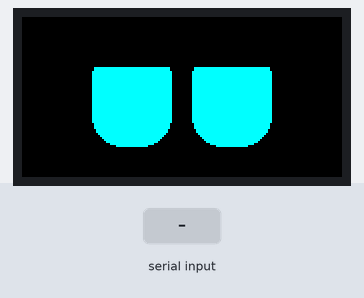
A sketch run on a simulated ESP32. Shown: 160×80 colour display. Inputs (shaded band) come from the test bench. Random numbers use the default seed unless the sketch sets one.

Above: at 3.09 s.
At 3.6 s:
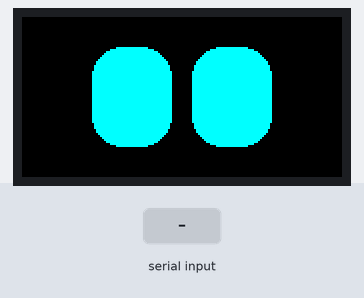
3.7 s: "90,45\n" received over Serial
At 4.6 s:
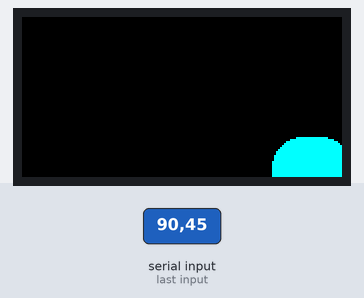
Timing chart, 0 to 6.7 s (numbered marks = the images above; inputs shaded):
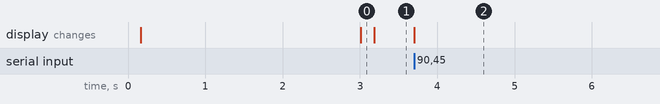

The sketch:

Display_Control.ino
```cpp
#include <Adafruit_GFX.h>
#include <Adafruit_ST7735.h>
#include <SPI.h>

// Configuración de los pines de la pantalla (ESP32)
#define TFT_CS     5
#define TFT_DC     4
#define TFT_RST    2

// Inicializa el objeto de la librería de la pantalla
Adafruit_ST7735 tft = Adafruit_ST7735(TFT_CS, TFT_DC, TFT_RST);

// Define los colores para la interfaz
#define NEGRO   ST77XX_BLACK
#define CYAN    tft.color565(0, 255, 255) // Cyan brillante

// Parámetros de dimensiones y espaciado de los ojos
int eyeWidth = 40;
int eyeHeight = 50;
int eyeGap = 10;
int screenW = 160;
int screenH = 80;

// Variables para las posiciones base de los ojos
int leftEyeX_Base;
int rightEyeX_Base;
int eyeY_Base;

// Coordenadas de desplazamiento recibidas desde el script de Python
int moveX = 0;
int moveY = 0;

// Almacenamiento de la posición previa para limpiar el rastro del dibujo
int prevEyeOffsetX = 0;
int prevEyeOffsetY = 0;

// Variables de control para el parpadeo automático
unsigned long lastBlinkTime = 0;
long blinkInterval = 3000;

void setup() {
  // Inicia la comunicación serie a la misma velocidad que el script de Python
  Serial.begin(115200);

  // Inicializa el driver de la pantalla con la resolución de 160x80
  tft.initR(INITR_MINI160x80);
  tft.setRotation(3); // Establece el modo horizontal
  tft.fillScreen(NEGRO); // Asegura que la pantalla empiece en negro

  // Calcula las posiciones centrales de cada ojo en la pantalla
  leftEyeX_Base = (screenW / 2) - eyeWidth - (eyeGap / 2);
  rightEyeX_Base = (screenW / 2) + (eyeGap / 2);
  eyeY_Base = (screenH - eyeHeight) / 2;

  // Genera una semilla aleatoria para el intervalo de parpadeo
  randomSeed(analogRead(0));

  // Dibuja los ojos en su posición inicial
  drawEyes();
}

void loop() {
  // Lógica para activar el parpadeo en tiempos aleatorios
  unsigned long currentMillis = millis();
  if (currentMillis - lastBlinkTime > blinkInterval) {
    blink();
    lastBlinkTime = currentMillis;
    blinkInterval = random(2000, 5000);
  }

  // Comprueba si hay datos disponibles en el puerto serie
  if (Serial.available() > 0) {
    // Lee la cadena de texto hasta encontrar un salto de línea (\n)
    String data = Serial.readStringUntil('\n');
    // Busca la posición de la coma para separar las coordenadas
    int commaIndex = data.indexOf(',');

    if (commaIndex > 0) {
      // Extrae y convierte las coordenadas a números enteros
      int newX = data.substring(0, commaIndex).toInt();
      int newY = data.substring(commaIndex + 1).toInt();

      // Actualiza la animación solo si hay un cambio en el movimiento
      if (newX != moveX || newY != moveY) {
        moveX = newX;
        moveY = newY;
        drawEyes();
      }
    }
  }
}

void drawEyes() {
  // Borra el rastro de la posición anterior pintando rectángulos negros
  if (moveX != prevEyeOffsetX || moveY != prevEyeOffsetY) {
    tft.fillRect(leftEyeX_Base + prevEyeOffsetX, eyeY_Base + prevEyeOffsetY, eyeWidth, eyeHeight, NEGRO);
    tft.fillRect(rightEyeX_Base + prevEyeOffsetX, eyeY_Base + prevEyeOffsetY, eyeWidth, eyeHeight, NEGRO);
  }

  // Dibuja los nuevos ojos usando rectángulos redondeados en color cyan
  tft.fillRoundRect(leftEyeX_Base + moveX, eyeY_Base + moveY, eyeWidth, eyeHeight, 15, CYAN);
  tft.fillRoundRect(rightEyeX_Base + moveX, eyeY_Base + moveY, eyeWidth, eyeHeight, 15, CYAN);

  // Guarda la posición actual para el próximo ciclo de borrado
  prevEyeOffsetX = moveX;
  prevEyeOffsetY = moveY;
}

void blink() {
  // Animación de parpadeo bajando un bloque negro gradualmente
  for (int h = 0; h <= eyeHeight; h += 10) {
    tft.fillRect(leftEyeX_Base + prevEyeOffsetX, eyeY_Base + prevEyeOffsetY, eyeWidth, h, NEGRO);
    tft.fillRect(rightEyeX_Base + prevEyeOffsetX, eyeY_Base + prevEyeOffsetY, eyeWidth, h, NEGRO);
    delay(10);
  }
  delay(100);

  // Borra cualquier residuo y vuelve a mostrar los ojos abiertos
  tft.fillRect(leftEyeX_Base + prevEyeOffsetX, eyeY_Base + prevEyeOffsetY, eyeWidth, eyeHeight, NEGRO);
  tft.fillRect(rightEyeX_Base + prevEyeOffsetX, eyeY_Base + prevEyeOffsetY, eyeWidth, eyeHeight, NEGRO);
  drawEyes();
}
```
